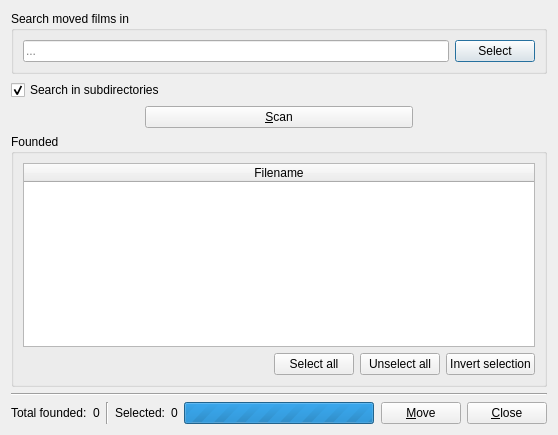
<?xml version="1.0" encoding="UTF-8"?>
<ui version="4.0">
 <class>MovedFilmsWindow</class>
 <widget class="QDialog" name="MovedFilmsWindow">
  <property name="windowModality">
   <enum>Qt::ApplicationModal</enum>
  </property>
  <property name="geometry">
   <rect>
    <x>0</x>
    <y>0</y>
    <width>558</width>
    <height>435</height>
   </rect>
  </property>
  <property name="windowTitle">
   <string>Moved films</string>
  </property>
  <property name="windowIcon">
   <iconset resource="icons.qrc">
    <normaloff>:/window/moved-films</normaloff>:/window/moved-films</iconset>
  </property>
  <layout class="QVBoxLayout" name="verticalLayout">
   <item>
    <widget class="QGroupBox" name="gbSeachMovedFilmsIn">
     <property name="title">
      <string>Search moved films in</string>
     </property>
     <layout class="QHBoxLayout" name="layoutDirectory">
      <item>
       <widget class="QLineEdit" name="eDirectory">
        <property name="focusPolicy">
         <enum>Qt::NoFocus</enum>
        </property>
        <property name="readOnly">
         <bool>true</bool>
        </property>
        <property name="placeholderText">
         <string notr="true">...</string>
        </property>
       </widget>
      </item>
      <item>
       <widget class="QPushButton" name="bSelectDirectory">
        <property name="text">
         <string>Select</string>
        </property>
       </widget>
      </item>
     </layout>
    </widget>
   </item>
   <item>
    <widget class="QCheckBox" name="cSearchInSubdirs">
     <property name="text">
      <string>Search in subdirectories</string>
     </property>
     <property name="checked">
      <bool>true</bool>
     </property>
    </widget>
   </item>
   <item>
    <layout class="QHBoxLayout" name="layoutScan" stretch="1,2,1">
     <item>
      <spacer name="spacerScanLeft">
       <property name="orientation">
        <enum>Qt::Horizontal</enum>
       </property>
       <property name="sizeHint" stdset="0">
        <size>
         <width>40</width>
         <height>20</height>
        </size>
       </property>
      </spacer>
     </item>
     <item>
      <widget class="QPushButton" name="bScan">
       <property name="text">
        <string>&amp;Scan</string>
       </property>
      </widget>
     </item>
     <item>
      <spacer name="spacerScanRight">
       <property name="orientation">
        <enum>Qt::Horizontal</enum>
       </property>
       <property name="sizeHint" stdset="0">
        <size>
         <width>40</width>
         <height>20</height>
        </size>
       </property>
      </spacer>
     </item>
    </layout>
   </item>
   <item>
    <widget class="QGroupBox" name="gbFounded">
     <property name="title">
      <string>Founded</string>
     </property>
     <layout class="QVBoxLayout" name="verticalLayout_2">
      <property name="leftMargin">
       <number>9</number>
      </property>
      <property name="topMargin">
       <number>9</number>
      </property>
      <item>
       <widget class="QTableWidget" name="twFounded">
        <property name="editTriggers">
         <set>QAbstractItemView::NoEditTriggers</set>
        </property>
        <property name="alternatingRowColors">
         <bool>true</bool>
        </property>
        <property name="selectionMode">
         <enum>QAbstractItemView::NoSelection</enum>
        </property>
        <property name="verticalScrollMode">
         <enum>QAbstractItemView::ScrollPerPixel</enum>
        </property>
        <property name="horizontalScrollMode">
         <enum>QAbstractItemView::ScrollPerPixel</enum>
        </property>
        <property name="showGrid">
         <bool>false</bool>
        </property>
        <property name="columnCount">
         <number>1</number>
        </property>
        <attribute name="horizontalHeaderVisible">
         <bool>true</bool>
        </attribute>
        <attribute name="horizontalHeaderHighlightSections">
         <bool>false</bool>
        </attribute>
        <attribute name="horizontalHeaderStretchLastSection">
         <bool>true</bool>
        </attribute>
        <attribute name="verticalHeaderVisible">
         <bool>false</bool>
        </attribute>
        <attribute name="verticalHeaderDefaultSectionSize">
         <number>20</number>
        </attribute>
        <column>
         <property name="text">
          <string>Filename</string>
         </property>
        </column>
       </widget>
      </item>
      <item>
       <layout class="QHBoxLayout" name="layoutSelection">
        <item>
         <spacer name="spacerSelection">
          <property name="orientation">
           <enum>Qt::Horizontal</enum>
          </property>
          <property name="sizeHint" stdset="0">
           <size>
            <width>40</width>
            <height>20</height>
           </size>
          </property>
         </spacer>
        </item>
        <item>
         <widget class="QPushButton" name="bSelectAll">
          <property name="text">
           <string>Select all</string>
          </property>
         </widget>
        </item>
        <item>
         <widget class="QPushButton" name="bUnselectAll">
          <property name="text">
           <string>Unselect all</string>
          </property>
         </widget>
        </item>
        <item>
         <widget class="QPushButton" name="bInvertSelection">
          <property name="text">
           <string>Invert selection</string>
          </property>
         </widget>
        </item>
       </layout>
      </item>
     </layout>
    </widget>
   </item>
   <item>
    <widget class="Line" name="lineMain0">
     <property name="orientation">
      <enum>Qt::Horizontal</enum>
     </property>
    </widget>
   </item>
   <item>
    <layout class="QHBoxLayout" name="layoutFooter" stretch="0,0,0,0,0,1,0,0,0">
     <item>
      <widget class="QLabel" name="labelTotalFounded">
       <property name="text">
        <string>Total founded:</string>
       </property>
      </widget>
     </item>
     <item>
      <widget class="QLabel" name="lTotalFounded">
       <property name="text">
        <string notr="true">0</string>
       </property>
      </widget>
     </item>
     <item>
      <widget class="Line" name="lineFooter0">
       <property name="orientation">
        <enum>Qt::Vertical</enum>
       </property>
      </widget>
     </item>
     <item>
      <widget class="QLabel" name="labelSelected">
       <property name="text">
        <string>Selected:</string>
       </property>
      </widget>
     </item>
     <item>
      <widget class="QLabel" name="lSelected">
       <property name="text">
        <string notr="true">0</string>
       </property>
      </widget>
     </item>
     <item>
      <widget class="QProgressBar" name="progressBar">
       <property name="maximum">
        <number>0</number>
       </property>
       <property name="value">
        <number>-1</number>
       </property>
       <property name="textVisible">
        <bool>false</bool>
       </property>
      </widget>
     </item>
     <item>
      <spacer name="spacerFooter">
       <property name="orientation">
        <enum>Qt::Horizontal</enum>
       </property>
       <property name="sizeHint" stdset="0">
        <size>
         <width>1</width>
         <height>20</height>
        </size>
       </property>
      </spacer>
     </item>
     <item>
      <widget class="QPushButton" name="bMove">
       <property name="text">
        <string>&amp;Move</string>
       </property>
      </widget>
     </item>
     <item>
      <widget class="QPushButton" name="bClose">
       <property name="text">
        <string>&amp;Close</string>
       </property>
       <property name="autoDefault">
        <bool>false</bool>
       </property>
      </widget>
     </item>
    </layout>
   </item>
  </layout>
 </widget>
 <resources>
  <include location="icons.qrc"/>
 </resources>
 <connections>
  <connection>
   <sender>bClose</sender>
   <signal>clicked()</signal>
   <receiver>MovedFilmsWindow</receiver>
   <slot>close()</slot>
   <hints>
    <hint type="sourcelabel">
     <x>505</x>
     <y>411</y>
    </hint>
    <hint type="destinationlabel">
     <x>278</x>
     <y>217</y>
    </hint>
   </hints>
  </connection>
 </connections>
</ui>
